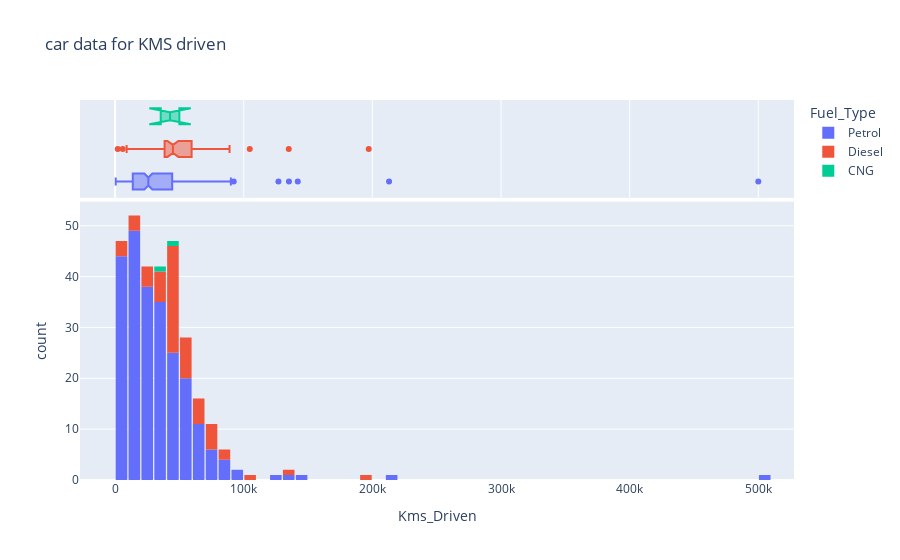

The cell this chart's notebook holds for it:
### Markdown cell above
# Kilometers Driven

### Code cell
fig= px.histogram(car_data, x='Kms_Driven', 
             title=' car data for KMS driven',
              marginal='box',
              color='Fuel_Type')
fig.update_layout(bargap=0.1)
fig.show()

### Figure 1 — Plotly figure (JSON) as saved in the notebook; plotly's stock layout.template omitted (floating-point values rounded to 4 significant figures; data arrays with more than 128 entries replaced by an {"elided": "..."} marker saying what was removed)
{"data": [{"bingroup": "x", "hovertemplate": "Fuel_Type=Petrol<br>Kms_Driven=%{x}<br>count=%{y}<extra></extra>", "legendgroup": "Petrol", "marker": {"color": "#636efa", "pattern": {"shape": ""}}, "name": "Petrol", "orientation": "v", "showlegend": true, "type": "histogram", "x": {"elided": "239 int values"}, "xaxis": "x", "yaxis": "y"}, {"hovertemplate": "Fuel_Type=Petrol<br>Kms_Driven=%{x}<extra></extra>", "legendgroup": "Petrol", "marker": {"color": "#636efa"}, "name": "Petrol", "notched": true, "showlegend": false, "type": "box", "x": {"elided": "239 int values"}, "xaxis": "x2", "yaxis": "y2"}, {"bingroup": "x", "hovertemplate": "Fuel_Type=Diesel<br>Kms_Driven=%{x}<br>count=%{y}<extra></extra>", "legendgroup": "Diesel", "marker": {"color": "#EF553B", "pattern": {"shape": ""}}, "name": "Diesel", "orientation": "v", "showlegend": true, "type": "histogram", "x": [43000, 42450, 2071, 33429, 20273, 42367, 51000, 43000, 41678, 43000, 45000, 51439, 39000, 45000, 45000, 45780, 104707, 40000, 15000, 135000, 41000, 78000, 47000, 6000, 45000, 59000, 71000, 45000, 83000, 89000, 23000, 40000, 15000, 38000, 197176, 78000, 58242, 40000, 29000, 50024, 58000, 21125, 43535, 77632, 61381, 60000, 52132, 45000, 53000, 68000, 32322, 49000, 71000, 35934, 48000, 19434, 63000, 60076, 33988, 9000], "xaxis": "x", "yaxis": "y"}, {"hovertemplate": "Fuel_Type=Diesel<br>Kms_Driven=%{x}<extra></extra>", "legendgroup": "Diesel", "marker": {"color": "#EF553B"}, "name": "Diesel", "notched": true, "showlegend": false, "type": "box", "x": [43000, 42450, 2071, 33429, 20273, 42367, 51000, 43000, 41678, 43000, 45000, 51439, 39000, 45000, 45000, 45780, 104707, 40000, 15000, 135000, 41000, 78000, 47000, 6000, 45000, 59000, 71000, 45000, 83000, 89000, 23000, 40000, 15000, 38000, 197176, 78000, 58242, 40000, 29000, 50024, 58000, 21125, 43535, 77632, 61381, 60000, 52132, 45000, 53000, 68000, 32322, 49000, 71000, 35934, 48000, 19434, 63000, 60076, 33988, 9000], "xaxis": "x2", "yaxis": "y2"}, {"bingroup": "x", "hovertemplate": "Fuel_Type=CNG<br>Kms_Driven=%{x}<br>count=%{y}<extra></extra>", "legendgroup": "CNG", "marker": {"color": "#00cc96", "pattern": {"shape": ""}}, "name": "CNG", "orientation": "v", "showlegend": true, "type": "histogram", "x": [35500, 49998], "xaxis": "x", "yaxis": "y"}, {"hovertemplate": "Fuel_Type=CNG<br>Kms_Driven=%{x}<extra></extra>", "legendgroup": "CNG", "marker": {"color": "#00cc96"}, "name": "CNG", "notched": true, "showlegend": false, "type": "box", "x": [35500, 49998], "xaxis": "x2", "yaxis": "y2"}], "layout": {"bargap": 0.1, "barmode": "relative", "legend": {"title": {"text": "Fuel_Type"}, "tracegroupgap": 0}, "title": {"text": " car data for KMS driven"}, "xaxis": {"anchor": "y", "domain": [0, 1], "title": {"text": "Kms_Driven"}}, "xaxis2": {"anchor": "y2", "domain": [0, 1], "matches": "x", "showgrid": true, "showticklabels": false}, "yaxis": {"anchor": "x", "domain": [0, 0.7326], "title": {"text": "count"}}, "yaxis2": {"anchor": "x2", "domain": [0.7426, 1], "matches": "y2", "showgrid": false, "showline": false, "showticklabels": false, "ticks": ""}}}
